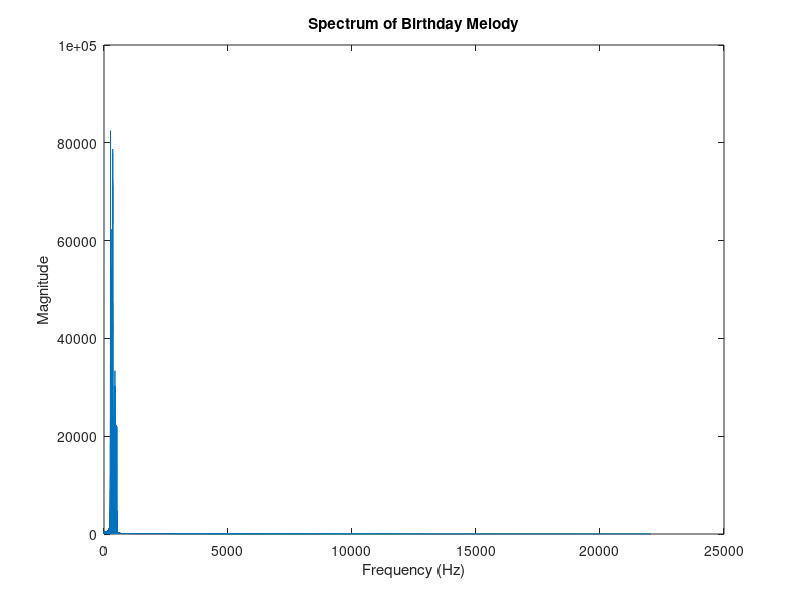

Write MATLAB code to recreate this figure.
% Parameters
fs = 44100;          % Sampling frequency (Hz)
duration = 5;        % Duration of the melody (seconds)

% Define the piano notes (frequency values)
C4 = 261.63;
D4 = 293.66;
E4 = 329.63;
F4 = 349.23;
G4 = 392.00;
A4 = 440.00;
B4 = 493.88;
C5 = 523.25;

% Define the note durations (in seconds)
quarterNote = 0.5;
halfNote = 1;
wholeNote = 2;

% Define the melody (note sequence)
melody = {C4, C4, D4, C4, F4, E4,C4, C4, D4, C4, G4, F4,C4, C4, C5, A4, F4, E4, D4,B4, B4, A4, F4, G4, F4};

% Define the corresponding note durations
noteDurations = {quarterNote, quarterNote, halfNote, quarterNote, quarterNote, wholeNote,quarterNote, quarterNote, halfNote, quarterNote, quarterNote, wholeNote,quarterNote, quarterNote, halfNote, quarterNote, quarterNote, quarterNote, halfNote,quarterNote, quarterNote, halfNote, quarterNote, quarterNote, wholeNote};

% Calculate the total number of notes
numNotes = numel(melody);

% Calculate the total duration of the melody
totalDuration = sum(cell2mat(noteDurations(:)));

% Initialize the melody signal
t = 0:1/fs:totalDuration-1/fs;
melodySignal = zeros(1, length(t));

% Generate the melody signal
currentIndex = 1;
for i = 1:numNotes
    noteFrequency = melody{i};
    noteDuration = noteDurations{i};
    noteSamples = round(noteDuration * fs);
    noteSignal = sin(2 * pi * noteFrequency * (0:noteSamples-1) / fs);
    melodySignal(currentIndex:currentIndex+noteSamples-1) = noteSignal;
    currentIndex = currentIndex + noteSamples;
end

% Perform FFT
N = length(melodySignal);
f = fs * (0:N/2-1) / N;
fftMelody = fft(melodySignal);
fftMelody = abs(fftMelody(1:N/2));

% Plot the spectrum
figure;
plot(f, fftMelody);
xlabel('Frequency (Hz)');
ylabel('Magnitude');
title('Spectrum of Birthday Melody');

% Play the melody
sound(melodySignal, fs);
% Save the melody as .wav format
filename = 'Birthday_melody.wav';
audiowrite(filename,melodySignal, fs);
